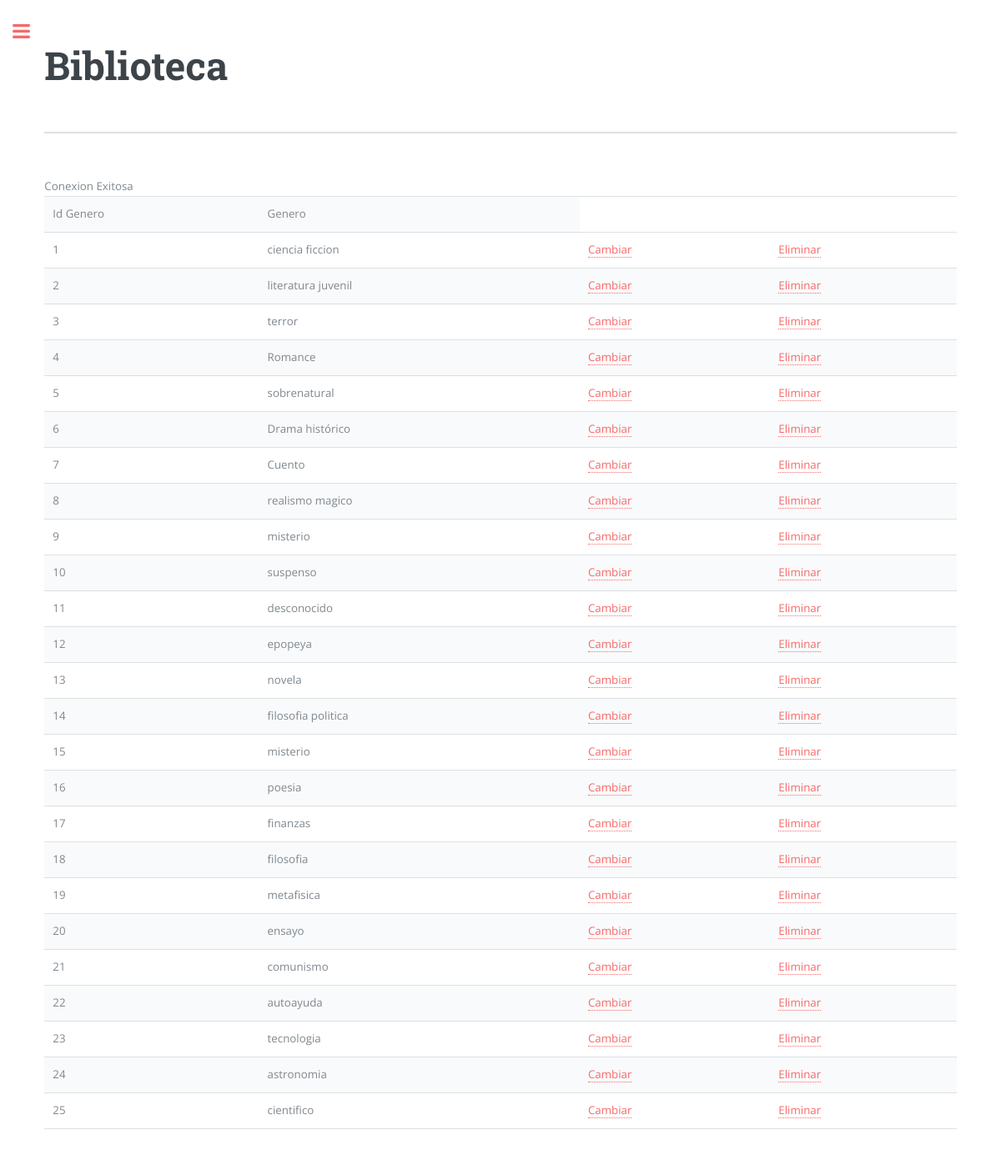
Screenshot of /change_gender.php with the database file from the repository.
### tables this page shows
CREATE TABLE `gender` (
  `id_gender` int(11) NOT NULL,
  `gender` varchar(20) NOT NULL
);

### change_gender.php (the view, shortened to what this page needs)
<!DOCTYPE HTML>
<html>
	<head>
		<link rel="stylesheet" href="assets/css/main.css" />
	</head>
	<body>
			<div id="wrapper">
					<div id="main">
						<div class="inner">
								<section id="banner">
									<div class="content">
										<header>
											<h1>Biblioteca</h1>
										</header>
									</div>
								</section>
								<section>
<?php
$conexion = mysqli_connect("localhost", "root", "", "library");
if ($conexion) {
    echo 'Conexion Exitosa';
} else {
    echo 'Problemas Al Conectar';
}
$consulta = "select * from gender";
$datos = mysqli_query($conexion, $consulta);
echo "<table border='solid'>";
echo "<tr><td>Id Genero</td><td>Genero</td></tr>";
while ($row = mysqli_fetch_array($datos)) {
    echo '<tr>';
    echo "<td>" . $row['id_gender'] . "</td>";
    echo "<td>" . $row['gender'] . "</td>";
    echo "<td><a href='changes_g.php?codgender=".$row['id_gender']."'>Cambiar</a></td>";
	echo "<td><a href='drop_gender.php?codgender=".$row['id_gender']."'>Eliminar</a></td>";
}
echo '</table>';
?>
								</section>
						</div>
					</div>
			</div>
	</body>
</html>

### assets/css/main.css (style rules this page uses)
html, body, div, span, applet, object, iframe, h1, h2, h3, h4, h5, h6, p, blockquote, pre, a, abbr, acronym, address, big, cite, code, del, dfn, em, img, ins, kbd, q, s, samp, small, strike, strong, sub, sup, tt, var, b, u, i, center, dl, dt, dd, ol, ul, li, fieldset, form, label, legend, table, caption, tbody, tfoot, thead, tr, th, td, article, aside, canvas, details, embed, figure, figcaption, footer, header, hgroup, menu, nav, output, ruby, section, summary, time, mark, audio, video { margin: 0; padding: 0; border: 0; font-size: 100%; font: inherit; vertical-align: baseline; }
article, aside, details, figcaption, figure, footer, header, hgroup, menu, nav, section { display: block; }
body { line-height: 1; }
table { border-collapse: collapse; border-spacing: 0; }
body { -webkit-text-size-adjust: none; }
*, *:before, *:after { -moz-box-sizing: border-box; -webkit-box-sizing: border-box; box-sizing: border-box; }
body { -ms-overflow-style: scrollbar; }
body { background: #ffffff; }
body, input, select, textarea { color: #7f888f; font-family: "Open Sans", sans-serif; font-size: 13pt; font-weight: 400; line-height: 1.65; }
@media screen and (max-width: 1680px) { body, input, select, textarea { font-size: 11pt; } }
@media screen and (max-width: 1280px) { body, input, select, textarea { font-size: 10pt; } }
a { -moz-transition: color 0.2s ease-in-out, border-bottom-color 0.2s ease-in-out; -webkit-transition: color 0.2s ease-in-out, border-bottom-color 0.2s ease-in-out; -ms-transition: color 0.2s ease-in-out, border-bottom-color 0.2s ease-in-out; transition: color 0.2s ease-in-out, border-bottom-color 0.2s ease-in-out; border-bottom: dotted 1px; color: #f56a6a; text-decoration: none; }
h1, h2, h3, h4, h5, h6 { color: #3d4449; font-family: "Roboto Slab", serif; font-weight: 700; line-height: 1.5; margin: 0 0 1em 0; }
h1 { font-size: 4em; margin: 0 0 0.5em 0; line-height: 1.3; }
@media screen and (max-width: 1680px) { h1 { font-size: 3.5em; } }
table { margin: 0 0 2em 0; width: 100%; }
table tbody tr { border: solid 1px rgba(210, 215, 217, 0.75); border-left: 0; border-right: 0; }
table tbody tr:nth-child(2n + 1) { background-color: rgba(230, 235, 237, 0.25); }
table td { padding: 0.75em 0.75em; }
#wrapper { display: -moz-flex; display: -webkit-flex; display: -ms-flex; display: flex; -moz-flex-direction: row-reverse; -webkit-flex-direction: row-reverse; -ms-flex-direction: row-reverse; flex-direction: row-reverse; min-height: 100vh; }
#main { -moz-flex-grow: 1; -webkit-flex-grow: 1; -ms-flex-grow: 1; flex-grow: 1; -moz-flex-shrink: 1; -webkit-flex-shrink: 1; -ms-flex-shrink: 1; flex-shrink: 1; width: 100%; }
#main > .inner { padding: 0 6em 0.1em 6em ; margin: 0 auto; max-width: 110em; }
#main > .inner > section { padding: 6em 0 4em 0 ; border-top: solid 2px rgba(210, 215, 217, 0.75); }
#main > .inner > section:first-of-type { border-top: 0 !important; }
@media screen and (max-width: 1680px) { #main > .inner { padding: 0 5em 0.1em 5em ; } }
@media screen and (max-width: 1680px) { #main > .inner > section { padding: 5em 0 3em 0 ; } }
@media screen and (max-width: 1280px) { #main > .inner { padding: 0 4em 0.1em 4em ; } }
@media screen and (max-width: 1280px) { #main > .inner > section { padding: 4em 0 2em 0 ; } }
#banner { padding: 6em 0 4em 0 ; display: -moz-flex; display: -webkit-flex; display: -ms-flex; display: flex; }
#banner h1 { margin-top: -0.125em; }
#banner .content { -moz-flex-grow: 1; -webkit-flex-grow: 1; -ms-flex-grow: 1; flex-grow: 1; -moz-flex-shrink: 1; -webkit-flex-shrink: 1; -ms-flex-shrink: 1; flex-shrink: 1; width: 50%; }
@media screen and (orientation: portrait) { #banner { -moz-flex-direction: column-reverse; -webkit-flex-direction: column-reverse; -ms-flex-direction: column-reverse; flex-direction: column-reverse; } }
@media screen and (orientation: portrait) { #banner .content { -moz-flex-grow: 0; -webkit-flex-grow: 0; -ms-flex-grow: 0; flex-grow: 0; -moz-flex-shrink: 0; -webkit-flex-shrink: 0; -ms-flex-shrink: 0; flex-shrink: 0; width: 100%; } }

### rows the page displays
gender: id_gender "1", gender "ciencia ficcion"
gender: id_gender "2", gender "literatura juvenil"
gender: id_gender "3", gender "terror"
gender: id_gender "4", gender "Romance"
gender: id_gender "5", gender "sobrenatural"
gender: id_gender "6", gender "Drama histórico"
gender: id_gender "7", gender "Cuento"
gender: id_gender "8", gender "realismo magico"
gender: id_gender "9", gender "misterio"
gender: id_gender "10", gender "suspenso"
gender: id_gender "11", gender "desconocido"
gender: id_gender "12", gender "epopeya"
gender: id_gender "13", gender "novela"
gender: id_gender "14", gender "filosofia politica"
gender: id_gender "15", gender "misterio"
gender: id_gender "16", gender "poesia"
gender: id_gender "17", gender "finanzas"
gender: id_gender "18", gender "filosofia"
gender: id_gender "19", gender "metafisica"
gender: id_gender "20", gender "ensayo"
gender: id_gender "21", gender "comunismo"
gender: id_gender "22", gender "autoayuda"
gender: id_gender "23", gender "tecnologia"
gender: id_gender "24", gender "astronomia"
gender: id_gender "25", gender "cientifico"
